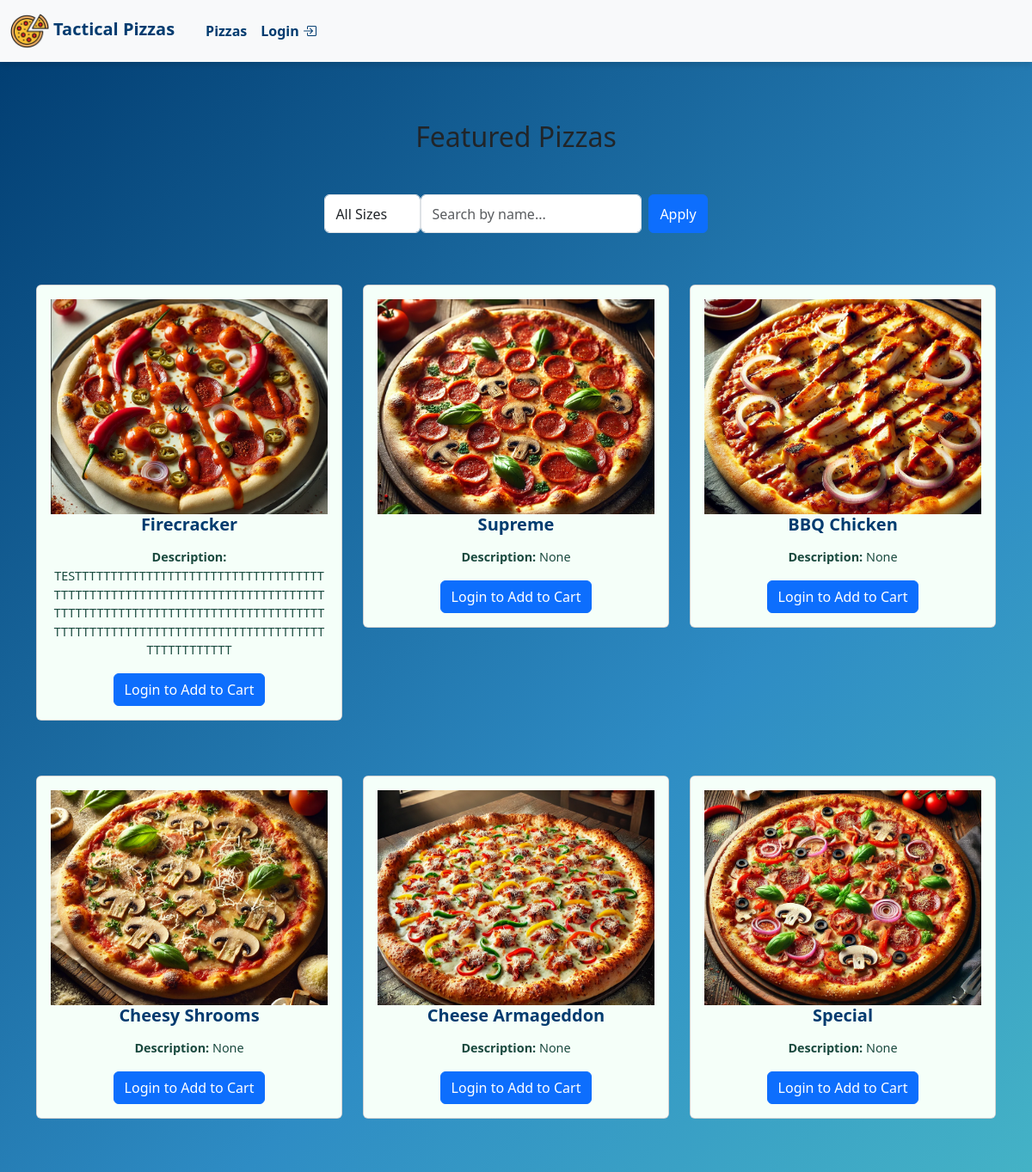
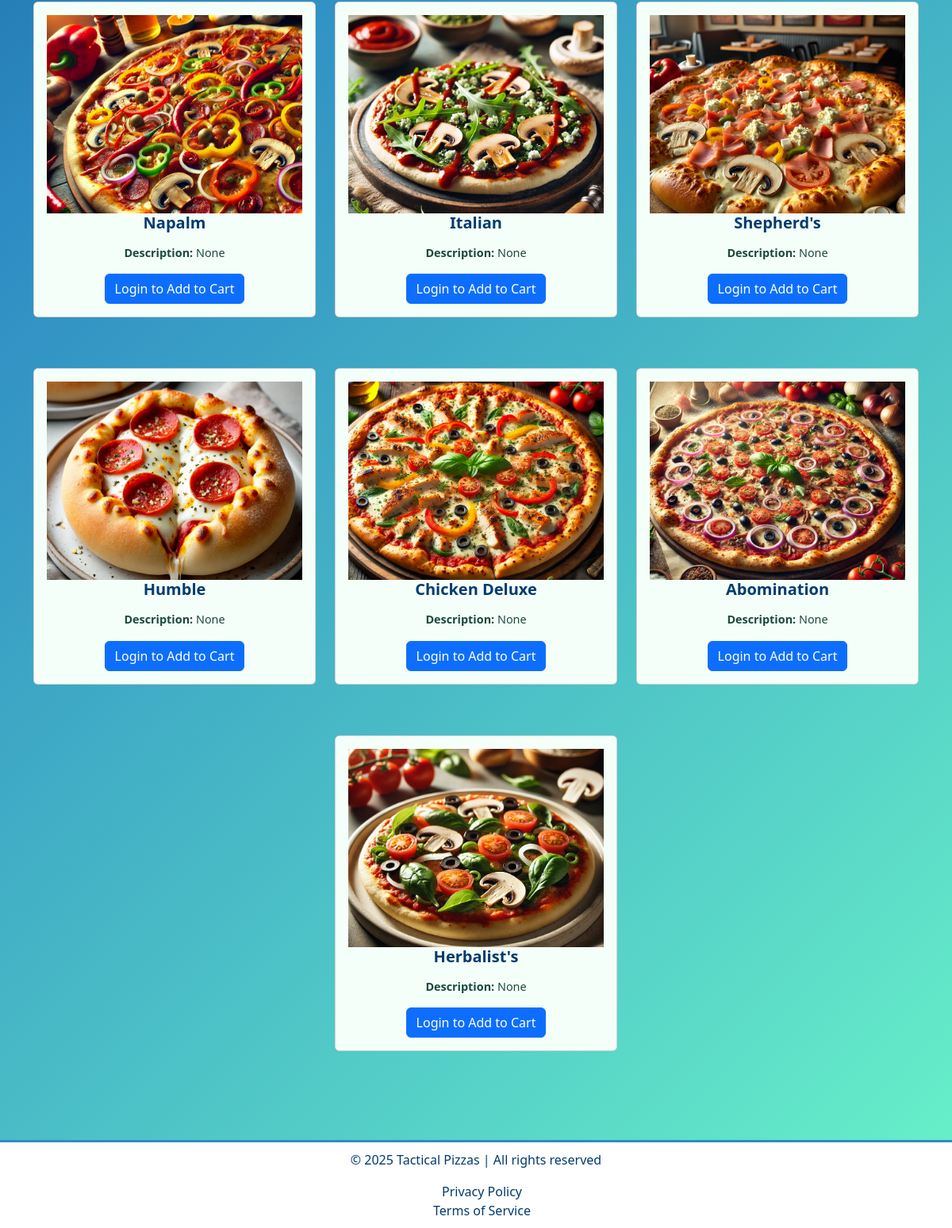
Screenshot of /products/ with the database file from the repository (2 pictures, top to bottom).
### products/models.py (models this page shows, shortened)
class Pizza(models.Model):
    name = models.CharField(max_length=100)
    size = models.ForeignKey('Size', on_delete=models.CASCADE)
    crust_type = models.ForeignKey('Crust', on_delete=models.CASCADE)
    sauce = models.ForeignKey('Sauce', on_delete=models.CASCADE)
    toppings = models.ManyToManyField('Topping', related_name='pizzas')
    image = models.ImageField(upload_to='pizzas/', null=True, blank=True)
    description = models.TextField(blank=True, null=True)
    @property
    def price(self):
        base_price = 10  # Default base price of a pizza
        total_price = base_price
        total_price += self.crust_type.extra_price
        total_price += self.sauce.extra_price
        total_price += sum(topping.extra_price for topping in self.toppings.all())
        total_price *= self.size.multiplier
        return round(total_price, 2)

### products/views.py (the view)
# urls.py: path('products/', include('products.urls')), #products/index page url
@cache_control(no_cache=True, must_revalidate=True, no_store=True)
def index(request):
    pizzas = Pizza.objects.all()
    available_sizes = Size.objects.all()
    sizes = Size.objects.all()
    crusts = Crust.objects.all()
    sauces = Sauce.objects.all()
    all_toppings = Topping.objects.all()
    return render(request, 'products/index.html', {
        'pizzas': pizzas,
        'available_sizes': available_sizes,
        'sizes': sizes,
        'crusts': crusts,
        'sauces': sauces,
        'all_toppings': all_toppings,
    })

### register/context_processors.py (called while the page is built)
def auth_forms(request):
    return {
        'login_form': AuthenticationForm(),
        'register_form': NewUserForm(),
    }

def update_profile_form(request):
    if request.user.is_authenticated:
        return {'update_profile_form': UserProfileUpdateForm(instance=request.user)}
    return {}

### products/templates/products/index.html (shortened to what this page needs)
{% extends "layout.html" %}
{% load static %}
{% block navbar %}
    {% include "navbar.html" %}
{% endblock %}
{% block body %}
<div class="container my-5" id="pizzas">
    <h2 class="text-center mb-5">Featured Pizzas</h2>
    <form method="get" action="{% url 'pizza_list' %}" class="d-flex justify-content-center mb-4">
        <div class="mb-3 d-flex">
            <select id="sizeFilter" name="size" class="form-control w-auto">
                <option value="">All Sizes</option>
            </select>
            <input type="text" id="searchBar" name="search" value="{{ request.GET.search }}"
                   class="form-control w-auto" placeholder="Search by name...">
            <button type="submit" class="btn btn-primary ms-2" style="height: 45px;">Apply</button>
        </div>
    </form>
    {% if pizzas %}
    <div class="row">
        {% for pizza in pizzas %}
        <div class="container col-lg-4 col-md-6 mb-4">
            <div class="card">
                <div class="card-body">
                    {% if pizza.image %}
                        <img src="{{ pizza.image.url }}" alt="{{ pizza.name }}" class="pizza-image">
                    {% else %}
                        <img src="{% static 'images/placeholder.png' %}" alt="No image available" class="pizza-image">
                    {% endif %}
                    <h4 class="card-text2">{{ pizza.name }}</h4>
                    <p class="card-text ">
                        <strong>Description:</strong> {{ pizza.description|truncatewords:20 }}
                    </p>
                    <div>
                        {% if user.is_authenticated %}
                            <button type="button" class="btn btn-secondary mt-2" data-bs-toggle="modal" data-bs-target="#customizeModal{{ pizza.id }}">
                                Customize & Add
                            </button>
                            <form action="{% url 'add_to_cart' pizza.id %}" method="post">
                                {% csrf_token %}
                                <div class="input-group mt-2">
                                    <input type="number" name="quantity" min="1" max="10" value="1" class="form-control" required />
                                        <button type="submit" class="btn btn-success">
                                            Add to Cart <i class="bi bi-cart-plus"></i>
                                        </button>
                                </div>
                            </form>
                        {% else %}
                            <div class="mt-3">
                                <button class="btn btn-primary" data-bs-toggle="modal" data-bs-target="#authModal">
                                    Login to Add to Cart
                                </button>
                            </div>
                        {% endif %}
                    </div>
                </div>
            </div>
        </div>
        {% endfor %}
    </div>
    {% else %}
    <div class="text-center my-5">
        <h4>No pizzas match your search or filter criteria.</h4>
    </div>
    {% endif %}
</div>
{% endblock %}
{% block footer %}
    {% include "footer.html" %}
{% endblock %}

### static/css/styles.css (style rules this page uses)
body { margin: 0; padding: 0; font-family: "Poppins", Arial, sans-serif; min-height: 100vh; position: relative; background: linear-gradient(135deg, #003b6f 0%, #2e8cc4 40%, #69f3c9 100%); }
.container { padding: 20px; border-radius: 10px; max-width: 600px; margin: 20px auto; position: relative; text-align: center; }
.card { border: 2px solid #003b6f; border-radius: 10px; }
.card-body { background-color: #f5fff9; border-radius: 5px; }
.card-text2 { color: #003b6f; font-size: 1.25rem; font-weight: bold; margin-bottom: 15px; }
.card-text { color: #1a4a3f; font-size: 0.9rem; margin-bottom: 15px; }
.pizza-image { width: 100%; height: auto; max-width: 100%; max-height: 250px; object-fit: cover; }
.btn-primary { background-color: #2e8cc4; color: #fff; }

### rows the page displays
Pizza: image (picture), name "Firecracker", description "TESTTTTTTTTTTTTTTTTTTTTTTTTTTTTTTTTTTTTTTTTTTTTTTTTTTTTTTTTTTTTTTTTTTTTTTTTTTTTTTTTTTTTTTTTTTTTTTTTTTTTTTTTTTTTTTTTTTTTTTTTTTTTTTTTTTTTTTTTTTTTTTTTTTTTTTTTTTTTTTTTT"
Pizza: image (picture), name "Supreme", description "None"
Pizza: image (picture), name "BBQ Chicken", description "None"
Pizza: image (picture), name "Cheesy Shrooms", description "None"
Pizza: image (picture), name "Cheese Armageddon", description "None"
Pizza: image (picture), name "Special", description "None"
Pizza: image (picture), name "Napalm", description "None"
Pizza: image (picture), name "Italian", description "None"
Pizza: image (picture), name "Shepherd's", description "None"
Pizza: image (picture), name "Humble", description "None"
Pizza: image (picture), name "Chicken Deluxe", description "None"
Pizza: image (picture), name "Abomination", description "None"
Pizza: image (picture), name "Herbalist's", description "None"
